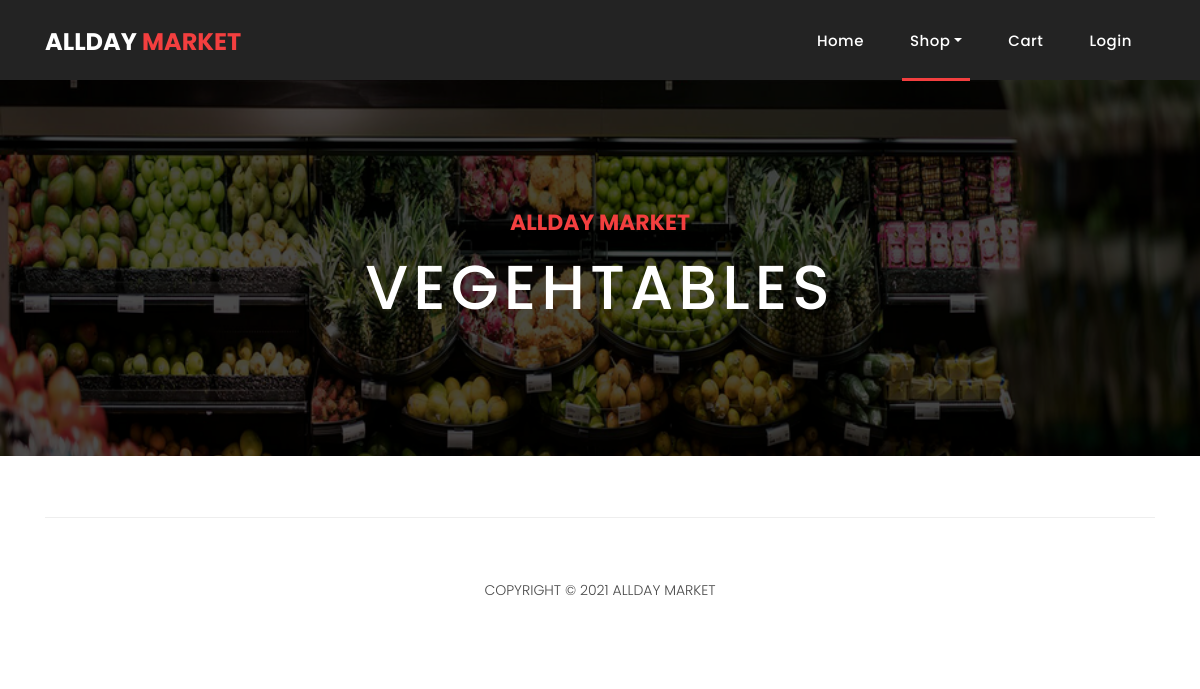
/vegehtables.php, run on an earlier commit of the app's database.
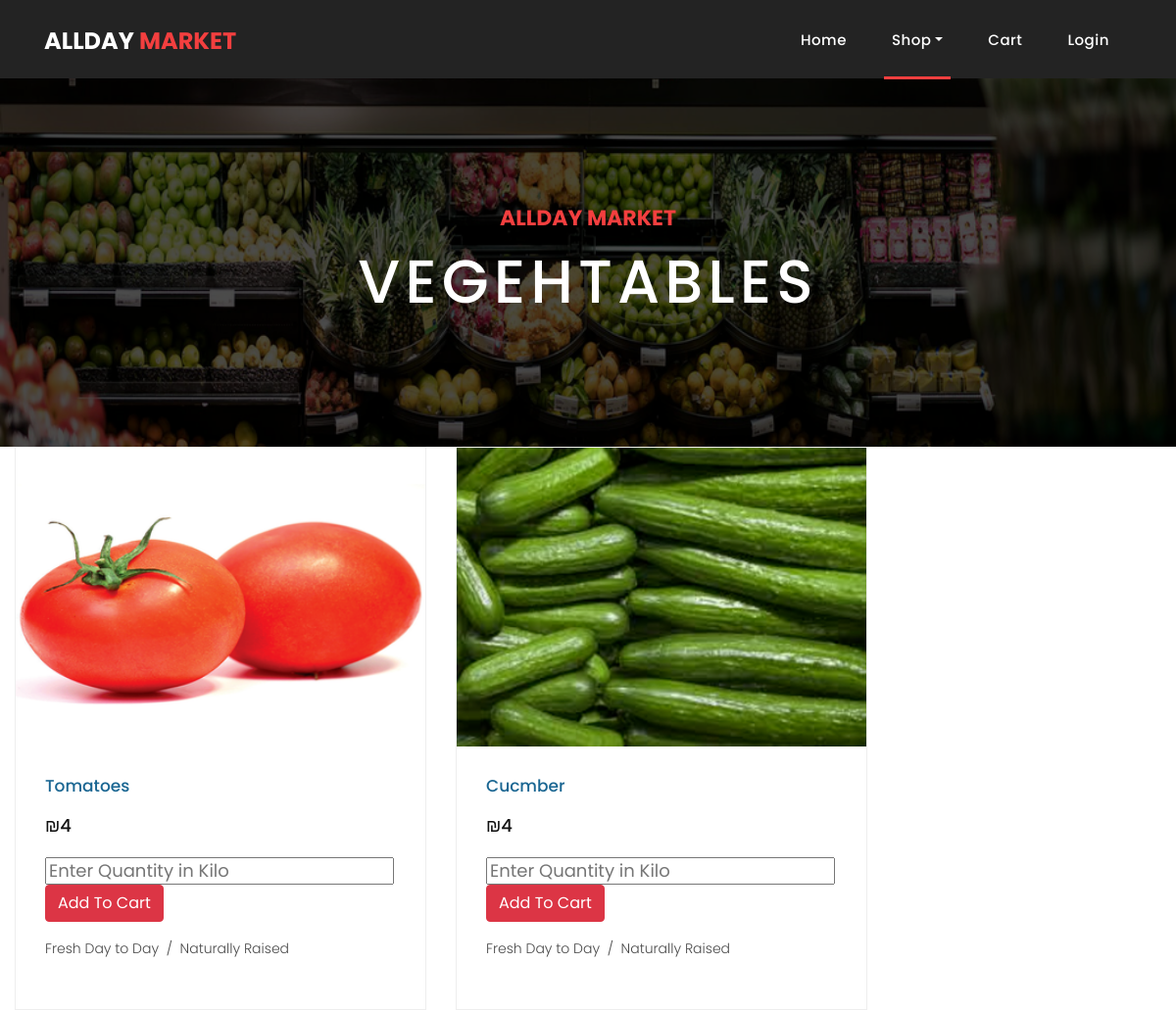
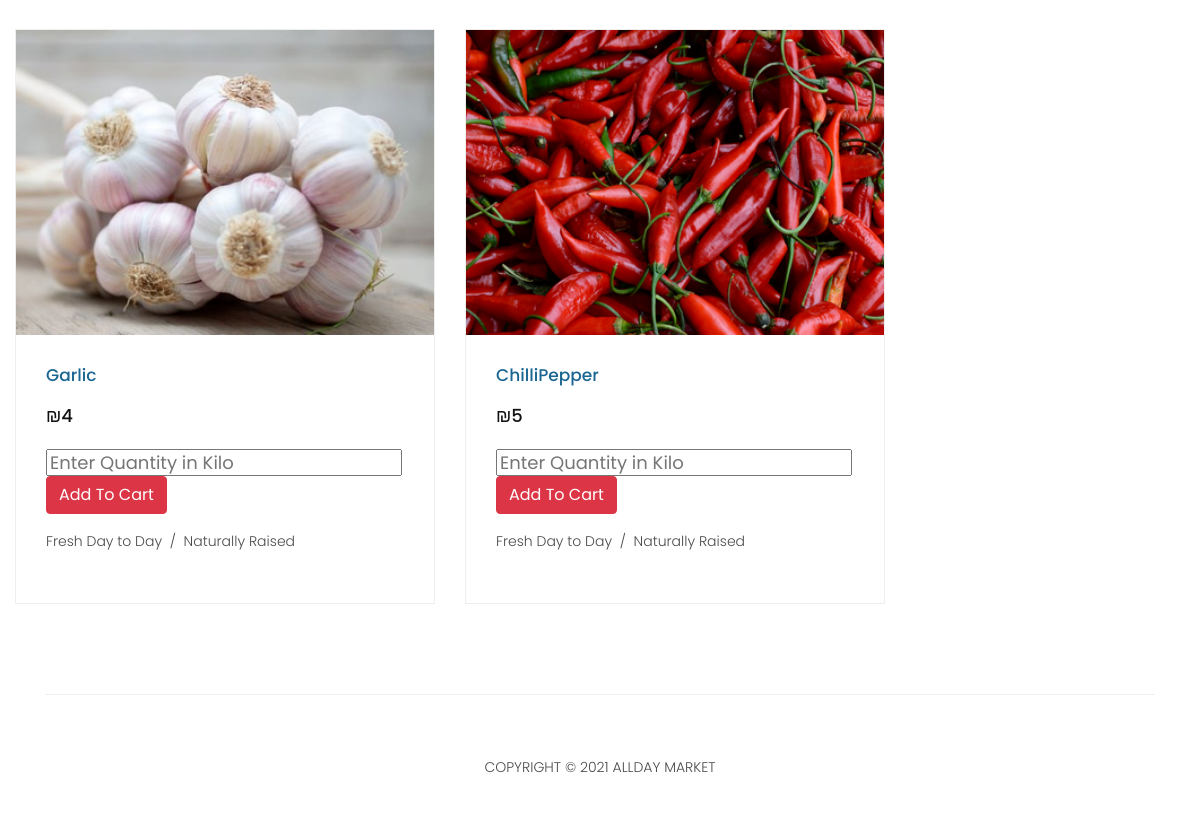
And on a later commit of the database (2 pictures, top to bottom).
### tables this page shows
CREATE TABLE `items` (
  `Barcode` int(11) NOT NULL,
  `Name` varchar(25) NOT NULL,
  `Price` int(11) NOT NULL,
  `Department` tinyint(1) NOT NULL,
  `img` varchar(35) NOT NULL,
  `quantity` int(11) NOT NULL,
  `supplierID` int(11) NOT NULL
);

### vegehtables.php (the view, shortened to what the changed rows need)
<!DOCTYPE html>
<html lang="en">
   <head>
      <link href="vendor/bootstrap/css/bootstrap.min.css" rel="stylesheet">
      <link rel="stylesheet" href="assets/css/fontawesome.css">
      <link rel="stylesheet" href="assets/css/style.css">
      <link rel="stylesheet" href="assets/css/owl.css">
   </head>
   <body>
      <header class="">
         <?php
            if(isset($_SESSION['email'])){
            	if($_SESSION['email'] === 'admin@allday.com'){
            $basedir = realpath(__DIR__);
            		include($basedir . '/navbars/navadmin.php');
            	}
            	else{
            $basedir = realpath(__DIR__);
            		include($basedir . '/navbars/navuser.php');
            	}
            }
            else{
            $basedir = realpath(__DIR__);
            include($basedir . '/navbars/nav.php');
            }
            ?>
      </header>
      <div class="page-heading about-heading header-text" style="background-image: url(assets/images/veghs.png);">
         <div class="container">
            <div class="row">
               <div class="col-md-12">
                  <div class="text-content">
                     <h2>Vegehtables</h2>
                  </div>
               </div>
            </div>
         </div>
      </div>
      <div class="col-md-9">
         <div class="row">
            <?php
               include 'db.php';
               $sql = "SELECT * FROM items WHERE Department = 1";
               $stmt= mysqli_stmt_init($conn);
               mysqli_stmt_prepare($stmt,$sql);
               mysqli_stmt_execute($stmt);
               $results=mysqli_stmt_get_result($stmt);
               if(isset($_SESSION['email'])){
               if($_SESSION['email'] === 'admin@allday.com'){
               while ($row=mysqli_fetch_assoc($results))
               {
               $ID = $row['Barcode'];
               $name = $row['Name'];
               $price = $row['Price'];
               $img = $row['img'];
               echo '
               <div class="col-md-6">
               <div class="product-item">
               <a href="#"><img src="'.$img.'" alt=""></a>
               <div class="down-content">
               <a href="#"><h4>'.$name.'</h4></a>
               <h6><small><del> ₪4.20</del></small> ₪'.$price.'
               <br><br>
               <a href="editItemForm.php?id='.$ID.'">
               <button class="btn btn-secondary" type="button" class="filled-button" class="editBtn">
               Edit</button>
               </a>
               <form action="updateItem.php" method="post">
               <input type="hidden" name="id" value="'.$ID.'">
               <fieldset>
               <button type="submit" name="itemDel" id="form-submit" class="btn btn-danger">Delete</button>
               </fieldset>
               </form>
               <p>Fresh Day to Day &nbsp;/&nbsp; Naturally Raised</p>
               </div>
               </div>
               </div>
               ';
               }
               }
               else{
               while ($row=mysqli_fetch_assoc($results))
               {
               $ID = $row['Barcode'];
               $name = $row['Name'];
               $price = $row['Price'];
               $img = $row['img'];
               echo '
               <div class="col-md-6">
               <div class="product-item">
               <a href="#"><img src="'.$img.'" alt=""></a>
               <div class="down-content">
               <a href="#"><h4>'.$name.'</h4></a>
               <h6><small><del> ₪4.20</del></small> ₪'.$price.'
               <br><br>
               <form id="qnt'.$ID.'">
               <input type="text" placeholder="Enter Quantity in Kilo" name="qty" required>
               <button class="btn btn-danger" type="button" onclick= add('.$ID.') class="filled-button" class="add2cart">Add To Cart</button></h6>
               </form>
               <p>Fresh Day to Day &nbsp;/&nbsp; Naturally Raised</p>
               </div>
               </div>
               </div>
               ';
               }
               }
               }
               else{
               while ($row=mysqli_fetch_assoc($results))
               {
               $id = $row['Barcode'];
               $name = $row['Name'];
               $price = $row['Price'];
               $img = $row['img'];
               echo '
               <div class="col-md-6">
               <div class="product-item">
               <a href="#"><img src="'.$img.'" alt=""></a>
               <div class="down-content">
               <a href="#"><h4>'.$name.'</h4></a>
               <h6> ₪'.$price.'
               <br><br>
               <form id="qnt'.$id.'">
               <input type="text" placeholder="Enter Quantity in Kilo" name="qty" required>
               <button class="btn btn-danger" type="button" onclick= add('.$id.') class="filled-button" class="add2cart">Add To Cart</button></h6>
               </form>
               <p>Fresh Day to Day &nbsp;/&nbsp; Naturally Raised</p>
               </div>
               </div>
               </div>
               ';
               }
               }
               ?>
         </div>
      </div>
   </body>
</html>

What changed in the data, as far as the page shows it:
added items: img (picture), Name "Tomatoes", Price "4"
added items: img (picture), Name "Cucmber", Price "4"
added items: img (picture), Name "Garlic", Price "4"
added items: img (picture), Name "ChilliPepper", Price "5"
